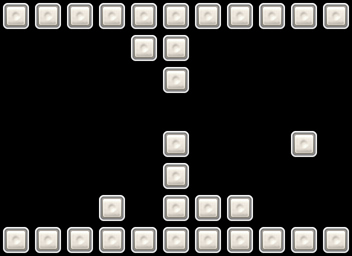

Below is a game level as drawn by its tile map, then a one-line description and the .tmx that defines it (tile-layer data replaced by summaries):
An orthogonal 11x8 tile map with 32x32 px tiles, 1 tile layer (background) and 11 objects (CellYellowPearl3, CellYellowPearl0, CellYellowPearl2, CellYellowPearl4, CellYellowPearl1, ...).

<map version="1.0" orientation="orthogonal" width="11" height="8" tilewidth="32" tileheight="32">
 <tileset firstgid="1" name="game_atlas_Q2" tilewidth="32" tileheight="32">
  <image source="game_atlas_Q2.png" width="512" height="512" />
 </tileset>
 <layer name="background" width="11" height="8">
  <data>[88 cells, 80 non-empty, 3 distinct tile ids]</data>
 </layer>
 <objectgroup name="object" width="11" height="8">
  <object name="CellYellowPearl3" x="256" y="128" width="32" height="32" />
  <object name="CellYellowPearl0" x="64" y="32" width="32" height="32" />
  <object name="CellYellowPearl2" x="192" y="96" width="32" height="32" />
  <object name="CellYellowPearl4" x="128" y="160" width="32" height="32" />
  <object name="CellYellowPearl1" x="256" y="32" width="32" height="32" />
  <object name="CellYellowWall1" x="160" y="96" width="32" height="32" />
  <object name="CellYellowWall0" x="192" y="32" width="32" height="32" />
  <object name="CellYellowWall3" x="192" y="160" width="32" height="32" />
  <object name="CellYellowWall4" x="128" y="192" width="32" height="32" />
  <object name="CellYellowWall2" x="64" y="128" width="32" height="32" />
  <object name="CellRainDrop0" x="64" y="96" width="32" height="32" />
 </objectgroup>
</map>